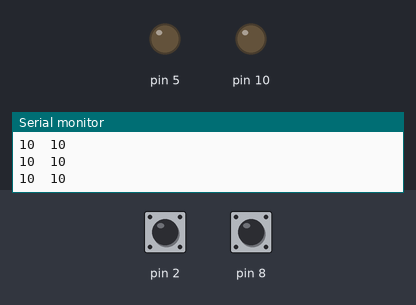
Bench run of a sketch on a simulated Arduino Uno, built with avr-gcc and run on an emulated ATmega328P. On the bench: output pins drawn as LEDs (lit = HIGH), the last lines printed to the serial monitor. The inputs (shaded band) are chosen by the test bench; at power-on: pin 2 HIGH, pin 8 HIGH.

Above: at 1.2 s.
1.3 s: pin 2 pulled LOW for 0.25 s
At 1.75 s:
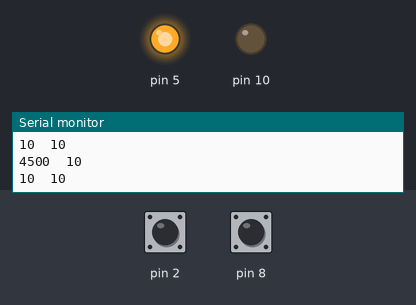
3.3 s: pin 8 pulled LOW for 0.25 s
At 3.71 s:
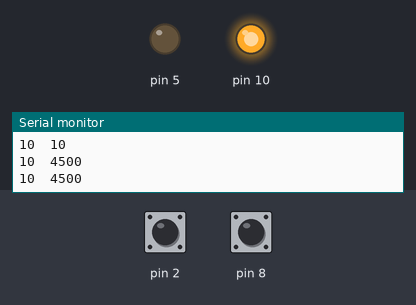
5.4 s: pin 8 pulled LOW for 3.2 s
At 9.6 s:
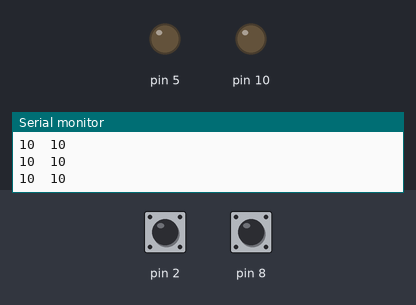
10.3 s: pin 2 pulled LOW for 3.2 s
At 11.4 s:
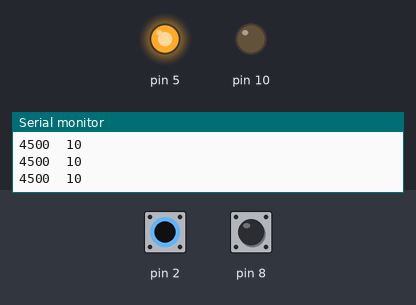
15.3 s: pin 2 driven LOW and pin 8 driven LOW
At 16.3 s:
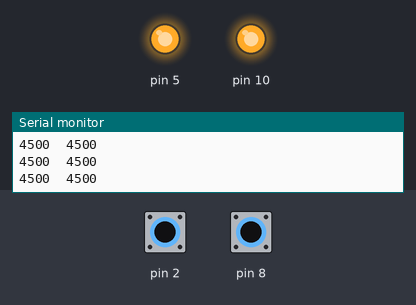
Timing chart, 0 to 18.1 s (numbered marks = the images above; inputs shaded):
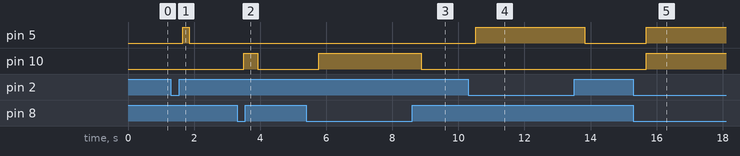

Measured:
- after the input at 1.3 s, pin 5: LOW → HIGH after 0.35 s, → LOW 0.21 s later
- after the input at 3.3 s, pin 10: LOW → HIGH after 0.21 s, → LOW 0.41 s later
- after the input at 5.4 s, pin 10: LOW → HIGH after 0.38 s, → LOW 3.1 s later
- after the input at 10.3 s, pin 5: LOW → HIGH after 0.22 s, → LOW 3.3 s later
- after the input at 15.3 s, pin 5, pin 10: LOW → HIGH after 0.38 s

The sketch:

Handpong.ino
```cpp
#include <CapacitiveSensor.h>


int total1;
int total2;
int schaltgrenze = 1000;

CapacitiveSensor   cs_4_2 = CapacitiveSensor(4,2);        // 10 megohm resistor between pins 4 & 2, pin 2 is sensor pin, add wire, foil
CapacitiveSensor   cs_4_8 = CapacitiveSensor(4,8);        // 10 megohm resistor between pins 4 & 8, pin 8 is sensor pin, add wire, foil


void setup(){
 Serial.begin(9600);
 pinMode(8, INPUT);
 pinMode(2, INPUT);


 pinMode(5, OUTPUT);
 pinMode(10, OUTPUT);


 }


void loop(){
    long total1 =  cs_4_2.capacitiveSensor(30);
    long total3 =  cs_4_8.capacitiveSensor(30);

     Serial.print("\n");                    // tab character for debug window spacing
     Serial.print(total1);                  // print sensor output 1

     Serial.print("\t");
     Serial.println(total3);                // print sensor output 3

     delay(200);                             // arbitrary delay to limit data to serial port

if (total1<schaltgrenze){
  digitalWrite(5, LOW);
}
if (total1>=schaltgrenze){
  digitalWrite(5, HIGH);
}

if (total3<schaltgrenze){
  digitalWrite(10, LOW);
}
if (total3>=schaltgrenze){
  digitalWrite(10, HIGH);
}


}
//
//else {
//  digitalWrite(4, LOW);
//


//delay(100);
```
